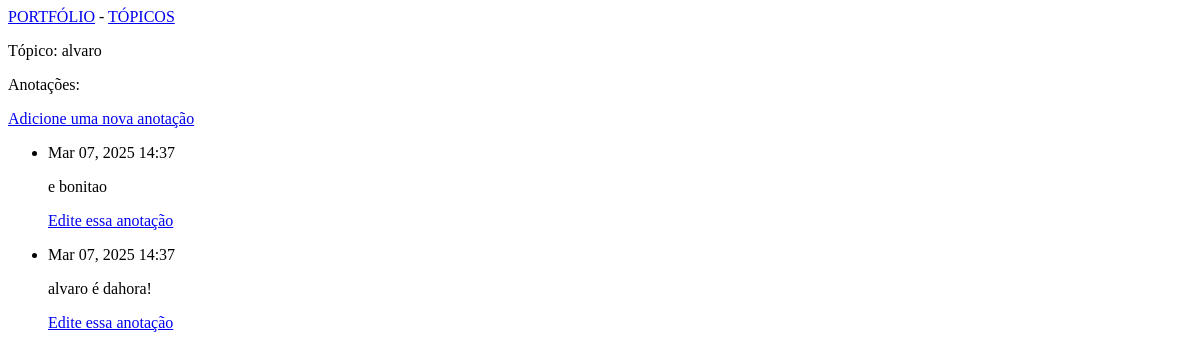
/topics/5/, run on an earlier commit of the app's database.
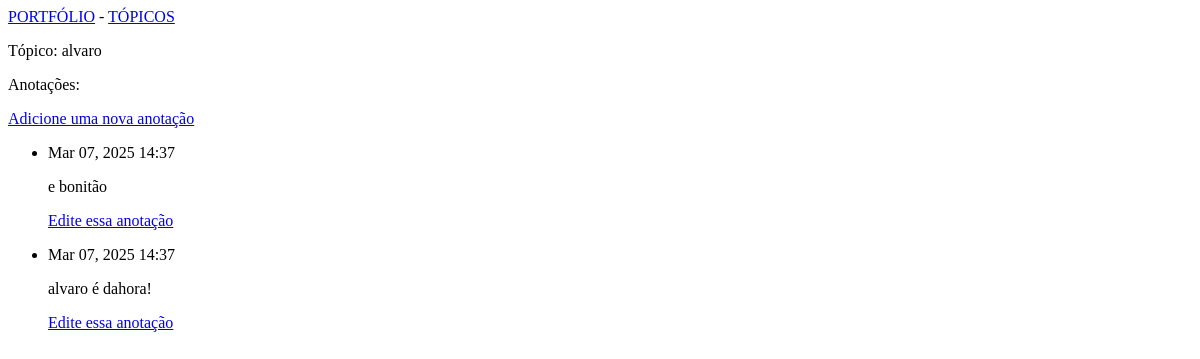
And on a later commit of the database.
### omg_djangos/models.py (models this page shows, shortened)
class Entry(models.Model):
    topic = models.ForeignKey(Topic, on_delete=models.CASCADE) # CASCADE, PROTECT, SET_NULL
    text = models.TextField()
    date_added = models.DateTimeField(auto_now_add=True)
    class Meta: # inútil, mas profissional
        verbose_name_plural = 'entries'

### omg_djangos/views.py (the view)
# urls.py: path('topics/<topic_id>/', views.topic, name='topic'), # url/topics/n
def topic(request, topic_id):
    topic = Topic.objects.get(id=topic_id)
    entries = topic.entry_set.order_by('-date_added')
    context = {"topic": topic, 'entries': entries}
    return render(request, 'omg_djangos/topic.html', context)

### omg_djangos/models.py (called while the page is built)
    def __str__(self):
        return self.text

### omg_djangos/templates/omg_djangos/topic.html
{%extends "omg_djangos/base.html"%}
{%block content%}
    <p>Tópico: {{ topic }}</p>
    <p>Anotações: </p>
    <p>
        <a href="{% url 'new_entry' topic.id %}">Adicione uma nova anotação</a>
    </p>
    <ul>
        {% for entry in entries %}
            <li>
                <p>{{ entry.date_added | date:'M d, Y H:i' }}</p>
                <p>{{ entry.text | linebreaks }}</p>
                <p>
                    <a href="{% url 'edit_entry' entry.id %}">Edite essa anotação</a>
                </p>
            </li>
            {% empty %}
            <li>Não há registros</li>
        {% endfor %}
    </ul>
{%endblock content%}

What changed in the data, as far as the page shows it:
changed Entry: text "e bonitao" → "e bonitão"
